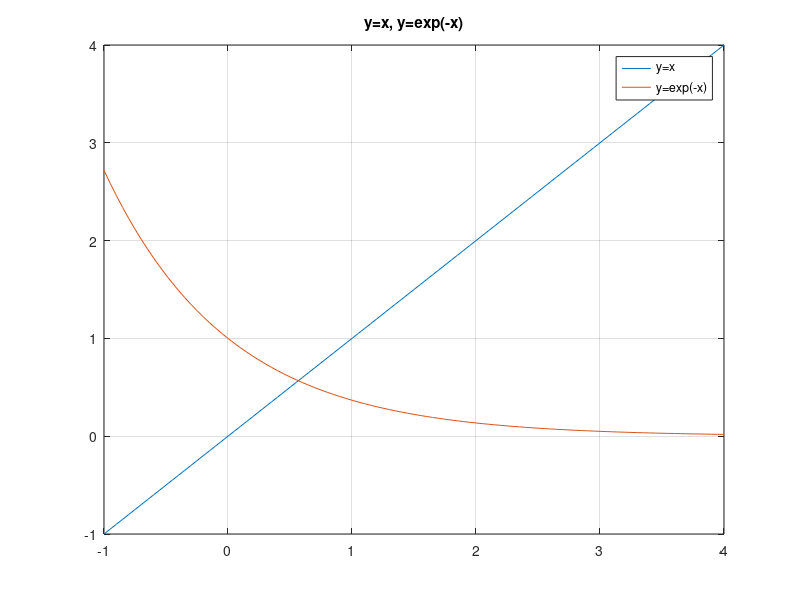

Source code (MATLAB): (Note: this script raises an error after producing the figure.)
% prob af2c_p65_ex2
% resolução com octave

% file af2c_p65_ex2.m
% v2014-11-24
% Paulo Shirley @ UAb


% (ii) gráfico da fig 2.1
%
x=-1:0.05:4;   % alternativa especificando n=100 pontos, x=linspace(-1,4,100);
y=exp(-x);
plot(x,x,';y=x;',x,y,';y=exp(-x);');
grid;
title("y=x, y=exp(-x)");


% (i) método da bisseção

% x em [0 1] (ver gráfico), f(x)=x-e^(-x)
%
f=@(x) x-exp(-x);      % referência para função
errod=0.5e-6;          % erro máximo desejado
a0=0;  b0=1;           % intervalo inicial
kmax=30;
[r,erro,n]= alg21_bisseccao(f,a0,b0,errod,kmax);

% EOF

